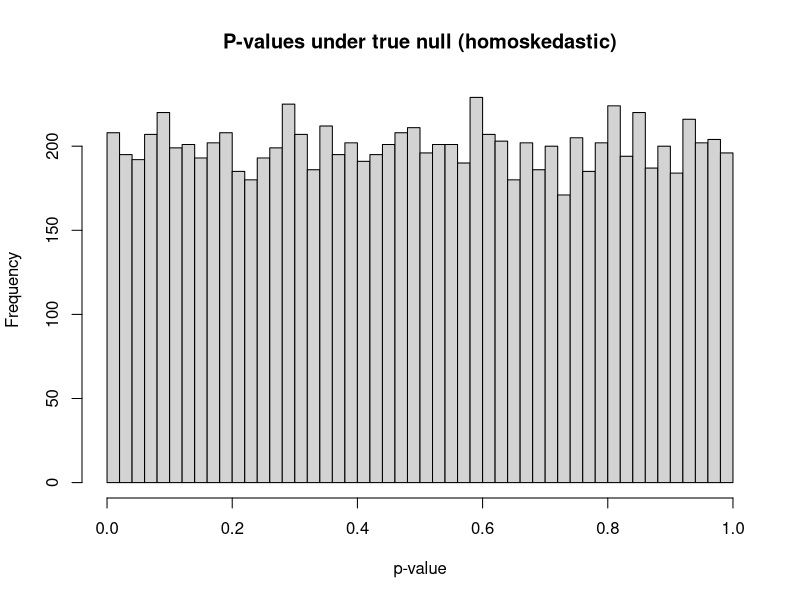

Write the R code that produced this figure.
set.seed(42)


# Simulation1
# We generate x \sim N(0,1), y \sim N(0,1) independently, so the true slope is 0. Any “significant” result is a Type I error.
#•	type1_rate ≈ 0.05, matching α = 0.05.
#•	The histogram of p-values is ~uniform on [0,1].

run_once <- function(n = 100) {
  x <- rnorm(n)
  y <- rnorm(n)          # independent of x  -> true beta1 = 0
  m <- lm(y ~ x)
  # p-value for slope of x
  summary(m)$coef["x", "Pr(>|t|)"]
}

B <- 10000
pvals <- replicate(B, run_once())
type1_rate <- mean(pvals < 0.05) # this is one way of calculating proportion.
type1_rate


# Simulation 2


# install.packages(c("sandwich", "lmtest"))  # if needed
library(sandwich)
library(lmtest)

set.seed(123)

run_once_het <- function(n = 100) {
  x <- rnorm(n)
  # heteroskedastic errors: Var(e | x) increases with |x|
  eps <- rnorm(n, sd = 0.5 + 0.8*abs(x))
  y <- eps                 # true relation: y has NO dependence on x
  m <- lm(y ~ x)

  # Usual OLS p-value (potentially invalid under heteroskedasticity)
  p_default <- summary(m)$coef["x", "Pr(>|t|)"]

  # Robust (heteroskedasticity-consistent) p-value
  p_robust <- coeftest(m, vcov = vcovHC(m, type = "HC1"))["x", "Pr(>|t|)"]

  c(p_default = p_default, p_robust = p_robust)
}

B <- 5000
res <- replicate(B, run_once_het())
mean(res["p_default",] < 0.05)  # Type I with default SE (often > 0.05)
mean(res["p_robust",]  < 0.05)  # Type I with robust SE (≈ 0.05)
type1_rate
hist(pvals, breaks = 40, main = "P-values under true null (homoskedastic)",
     xlab = "p-value")




# install.packages(c("sandwich", "lmtest"))  # if needed
library(sandwich)
library(lmtest)

set.seed(123)

run_once_het <- function(n = 100) {
  x <- rnorm(n)
  # heteroskedastic errors: Var(e | x) increases with |x|
  eps <- rnorm(n, sd = 0.5 + 0.8*abs(x))
  y <- eps                 # true relation: y has NO dependence on x
  m <- lm(y ~ x)
  
  # Usual OLS p-value (potentially invalid under heteroskedasticity)
  p_default <- summary(m)$coef["x", "Pr(>|t|)"]
  
  # Robust (heteroskedasticity-consistent) p-value
  p_robust <- coeftest(m, vcov = vcovHC(m, type = "HC1"))["x", "Pr(>|t|)"]
  
  c(p_default = p_default, p_robust = p_robust)
}

B <- 5000
res <- replicate(B, run_once_het())
# in the following case , too many p_values are smaller than 0.05
# causing us to reject the null hypothesis too many times and think
# there is an association. 

mean(res["p_default",] < 0.05)  # Type I with default SE (often > 0.05)
mean(res["p_robust",]  < 0.05)  # Type I with robust SE (≈ 0.05)

qnorm(0.95)
qnorm(0.75)

pbinom(100,200,0.46)
pnorm(0.4975,0.46,0.03)

pnorm(0.4975,0.46,sqrt(0.46*0.54/200))
